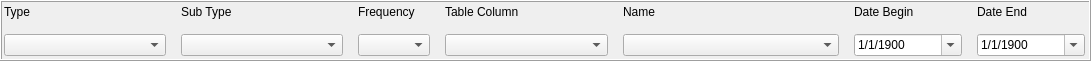
       <widget class="QFrame" name="statsDataSelDSFrame">
        <property name="geometry">
         <rect>
          <x>10</x>
          <y>10</y>
          <width>1091</width>
          <height>61</height>
         </rect>
        </property>
        <property name="styleSheet">
         <string notr="true">border-color: rgb(0, 0, 0);</string>
        </property>
        <property name="frameShape">
         <enum>QFrame::Box</enum>
        </property>
        <property name="frameShadow">
         <enum>QFrame::Raised</enum>
        </property>
        <widget class="QWidget" name="gridLayoutWidget_22">
         <property name="geometry">
          <rect>
           <x>-1</x>
           <y>0</y>
           <width>1091</width>
           <height>61</height>
          </rect>
         </property>
         <layout class="QGridLayout" name="statsDataSelDSGrid" columnstretch="3,3,1,3,4,2,2">
          <property name="leftMargin">
           <number>5</number>
          </property>
          <property name="topMargin">
           <number>5</number>
          </property>
          <property name="rightMargin">
           <number>5</number>
          </property>
          <property name="bottomMargin">
           <number>5</number>
          </property>
          <property name="spacing">
           <number>15</number>
          </property>
          <item row="0" column="5">
           <widget class="QLabel" name="label_110">
            <property name="text">
             <string>Date Begin</string>
            </property>
           </widget>
          </item>
          <item row="1" column="5">
           <widget class="QDateTimeEdit" name="statsDataSelBeginField">
            <property name="toolTip">
             <string>1/1/1900 for no date</string>
            </property>
            <property name="wrapping">
             <bool>true</bool>
            </property>
            <property name="dateTime">
             <datetime>
              <hour>0</hour>
              <minute>0</minute>
              <second>0</second>
              <year>1900</year>
              <month>1</month>
              <day>1</day>
             </datetime>
            </property>
            <property name="displayFormat">
             <string>M/d/yyyy</string>
            </property>
            <property name="calendarPopup">
             <bool>true</bool>
            </property>
           </widget>
          </item>
          <item row="0" column="1">
           <widget class="QLabel" name="label_74">
            <property name="text">
             <string>Sub Type</string>
            </property>
           </widget>
          </item>
          <item row="1" column="0">
           <widget class="QComboBox" name="statsDataSelTypeCombo"/>
          </item>
          <item row="0" column="0">
           <widget class="QLabel" name="label_73">
            <property name="text">
             <string>Type</string>
            </property>
           </widget>
          </item>
          <item row="0" column="6">
           <widget class="QLabel" name="label_106">
            <property name="text">
             <string>Date End</string>
            </property>
           </widget>
          </item>
          <item row="1" column="6">
           <widget class="QDateTimeEdit" name="statsDataSelEndField">
            <property name="toolTip">
             <string>1/1/1900 for no date</string>
            </property>
            <property name="wrapping">
             <bool>true</bool>
            </property>
            <property name="dateTime">
             <datetime>
              <hour>0</hour>
              <minute>0</minute>
              <second>0</second>
              <year>1900</year>
              <month>1</month>
              <day>1</day>
             </datetime>
            </property>
            <property name="displayFormat">
             <string>M/d/yyyy</string>
            </property>
            <property name="calendarPopup">
             <bool>true</bool>
            </property>
           </widget>
          </item>
          <item row="1" column="1">
           <widget class="QComboBox" name="statsDataSelSubtypeCombo">
            <property name="sizePolicy">
             <sizepolicy hsizetype="Expanding" vsizetype="Fixed">
              <horstretch>0</horstretch>
              <verstretch>0</verstretch>
             </sizepolicy>
            </property>
           </widget>
          </item>
          <item row="0" column="2">
           <widget class="QLabel" name="label_93">
            <property name="text">
             <string>Frequency</string>
            </property>
           </widget>
          </item>
          <item row="1" column="2">
           <widget class="QComboBox" name="statsDataSelFreqCombo"/>
          </item>
          <item row="1" column="4">
           <widget class="QComboBox" name="statsDataSelNameCombo">
            <property name="sizePolicy">
             <sizepolicy hsizetype="Expanding" vsizetype="Fixed">
              <horstretch>0</horstretch>
              <verstretch>0</verstretch>
             </sizepolicy>
            </property>
           </widget>
          </item>
          <item row="1" column="3">
           <widget class="QComboBox" name="statsDataSelColumnCombo"/>
          </item>
          <item row="0" column="3">
           <widget class="QLabel" name="label_78">
            <property name="text">
             <string>Table Column</string>
            </property>
           </widget>
          </item>
          <item row="0" column="4">
           <widget class="QLabel" name="label_75">
            <property name="text">
             <string>Name</string>
            </property>
           </widget>
          </item>
         </layout>
        </widget>
       </widget>
